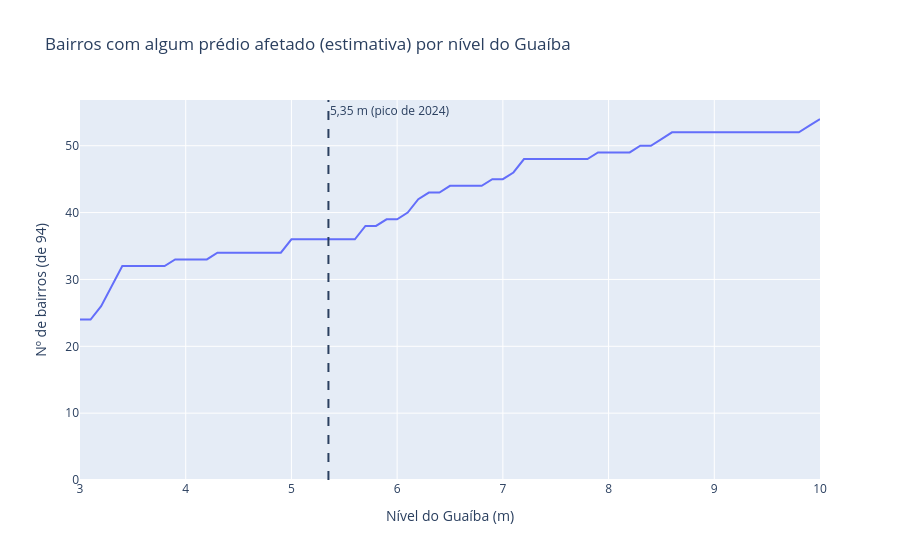

Notebook code cell kept with this figure:
### Markdown cell above
### Gráfico 3: bairros com mais pessoas afetadas (5,3 m)

Os bairros com mais pessoas afetadas (Sarandi, Farrapos, Menino Deus e Humaitá, entre 12 mil e 24 mil) não coincidem totalmente com os de maior percentual de prédios afetados: Navegantes, Anchieta e Praia de Belas têm 100% dos prédios afetados, mas menos moradores. Por isso a proporção de prédios afetados e o número de pessoas afetadas precisam ser lidos juntos. A população afetada é calculada como população × % de prédios afetados, o que assume pessoas distribuídas igualmente entre os prédios do bairro.

### Code cell
bairros_nivel = (df_limpo[df_limpo["affected_buildings"] > 0]
                 .groupby("nivel_m")["bairro"].nunique().reset_index(name="n_bairros"))

fig = px.line(bairros_nivel, x="nivel_m", y="n_bairros",
              title="Bairros com algum prédio afetado (estimativa) por nível do Guaíba",
              labels={"nivel_m": "Nível do Guaíba (m)", "n_bairros": "Nº de bairros (de 94)"})
fig.add_vline(x=5.35, line_dash="dash", annotation_text="5,35 m (pico de 2024)")
fig.update_yaxes(rangemode="tozero")
fig.show()

### Figure 1 — Plotly figure (JSON) as saved in the notebook; plotly's stock layout.template omitted (floating-point values rounded to 4 significant figures)
{"data": [{"hovertemplate": "Nível do Guaíba (m)=%{x}<br>Nº de bairros (de 94)=%{y}<extra></extra>", "legendgroup": "", "line": {"color": "#636efa", "dash": "solid"}, "marker": {"symbol": "circle"}, "mode": "lines", "name": "", "orientation": "v", "showlegend": false, "type": "scatter", "x": [3.0, 3.1, 3.2, 3.3, 3.4, 3.5, 3.6, 3.7, 3.8, 3.9, 4.0, 4.1, 4.2, 4.3, 4.4, 4.5, 4.6, 4.7, 4.8, 4.9, 5.0, 5.1, 5.2, 5.3, 5.4, 5.5, 5.6, 5.7, 5.8, 5.9, 6.0, 6.1, 6.2, 6.3, 6.4, 6.5, 6.6, 6.7, 6.8, 6.9, 7.0, 7.1, 7.2, 7.3, 7.4, 7.5, 7.6, 7.7, 7.8, 7.9, 8.0, 8.1, 8.2, 8.3, 8.4, 8.5, 8.6, 8.7, 8.8, 8.9, 9.0, 9.1, 9.2, 9.3, 9.4, 9.5, 9.6, 9.7, 9.8, 9.9, 10.0], "xaxis": "x", "y": [24, 24, 26, 29, 32, 32, 32, 32, 32, 33, 33, 33, 33, 34, 34, 34, 34, 34, 34, 34, 36, 36, 36, 36, 36, 36, 36, 38, 38, 39, 39, 40, 42, 43, 43, 44, 44, 44, 44, 45, 45, 46, 48, 48, 48, 48, 48, 48, 48, 49, 49, 49, 49, 50, 50, 51, 52, 52, 52, 52, 52, 52, 52, 52, 52, 52, 52, 52, 52, 53, 54], "yaxis": "y"}], "layout": {"annotations": [{"showarrow": false, "text": "5,35 m (pico de 2024)", "x": 5.35, "xanchor": "left", "xref": "x", "y": 1, "yanchor": "top", "yref": "y domain"}], "legend": {"tracegroupgap": 0}, "shapes": [{"line": {"dash": "dash"}, "type": "line", "x0": 5.35, "x1": 5.35, "xref": "x", "y0": 0, "y1": 1, "yref": "y domain"}], "title": {"text": "Bairros com algum prédio afetado (estimativa) por nível do Guaíba"}, "xaxis": {"anchor": "y", "domain": [0, 1], "title": {"text": "Nível do Guaíba (m)"}}, "yaxis": {"anchor": "x", "domain": [0, 1], "rangemode": "tozero", "title": {"text": "Nº de bairros (de 94)"}}}}
